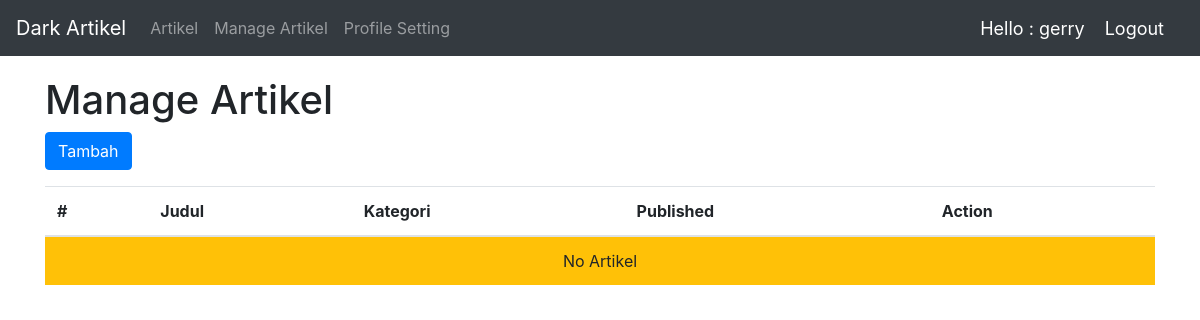
The app's page /penulis/manage/ (signed in), older data.
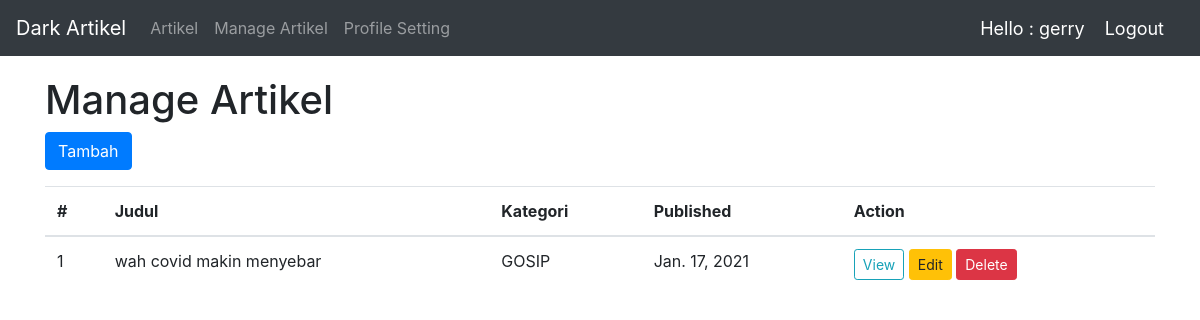
The same page, newer data.
### artikel/models.py (models this page shows, shortened)
class Artikel(models.Model):
    judul = models.CharField(max_length=200,null=True)
    isi = models.TextField(null=True)
    KATEGORI_TYPE = (
        ('JURNAL','Jurnal'),
        ('GOSIP','Gosip'),
        ('TRAVELING','Traveling'),
    )
    kategori = models.CharField(null=True, blank=True, choices=KATEGORI_TYPE,max_length=200)
    penulis = models.ForeignKey(Penulis,null=True,on_delete=models.SET_NULL)
    slug = models.SlugField(blank=True, editable=False)
    published = models.DateTimeField(auto_now_add=True, null=True)
    updated = models.DateTimeField(auto_now=True, null=True)

### penulis/decorators.py (the view)
        def wrapper_func(request, *args, **kwargs):
            group = None
            if request.user.groups.exists():
                group = request.user.groups.all()[0].name
            if group in allowed_roles:
                return view_func(request, *args, **kwargs)
            else:
                return HttpResponse('<script>alert("You are not authorized in this page");</script>')

### penulis/views.py (called while the page is built)
@login_required(login_url='penulis:login')
@allowed_user(allowed_roles=['penulis'])
def artikelList(request):
    artikels = request.user.penulis.artikel_set.all().order_by('-published')
    context = {
        'artikel':artikels,
    }
    return render(request,'penulis/manage_artikel.html',context)

### penulis/templates/penulis/manage_artikel.html (shortened to what this page needs)
{% extends 'basepenulis.html' %}
{% load static %}
{% block content %}
    <h1>Manage Artikel</h1>
    <p>
        <button type="button" class="btn btn-primary js-create-artikel" data-url="{% url 'penulis:create_artikel' %}">Tambah</button>
    </p>
    <table class="table" id="artikel-table">
        <thead>
            <tr>
                <th>#</th>
                <th>Judul</th>
                <th>Kategori</th>
                <th>Published</th>
                <th>Action</th>
            </tr>
        </thead>
        <tbody>
            {% include 'penulis/manage_artikel_list.html' %}
        </tbody>
    </table>
{% endblock content %}

### penulis/templates/penulis/manage_artikel_list.html
{% for dataartikel in artikel %}
    <tr>
        <td>{{forloop.counter}}</td>
        <td>{{dataartikel.judul}}</td>
        <td>{{dataartikel.kategori}}</td>
        <td>{{dataartikel.published|date}}</td>
        <td>
            <a class="btn btn-sm btn-outline-info" href="{% url 'penulis:detail_artikel' dataartikel.slug %}">View</a>
            <button type="button" class="btn btn-sm btn-warning js-update-artikel" data-url="{% url 'penulis:update_artikel' dataartikel.id %}">Edit</button>
            <button type="button" class="btn btn-sm btn-danger js-delete-artikel" data-url="{% url 'penulis:delete_artikel' dataartikel.id %}">Delete</button>
        </td>
    </tr>
{% empty %}
    <tr>
        <td colspan="5" class="text-center bg-warning">No Artikel</td>
    </tr>
{% endfor %}

Row changes from the older to the newer data that the page shows:
added Artikel: judul "wah covid makin menyebar", kategori "GOSIP", published "Jan. 17, 2021"
Text that changed along with them:
text no longer shown: "No Artikel"
